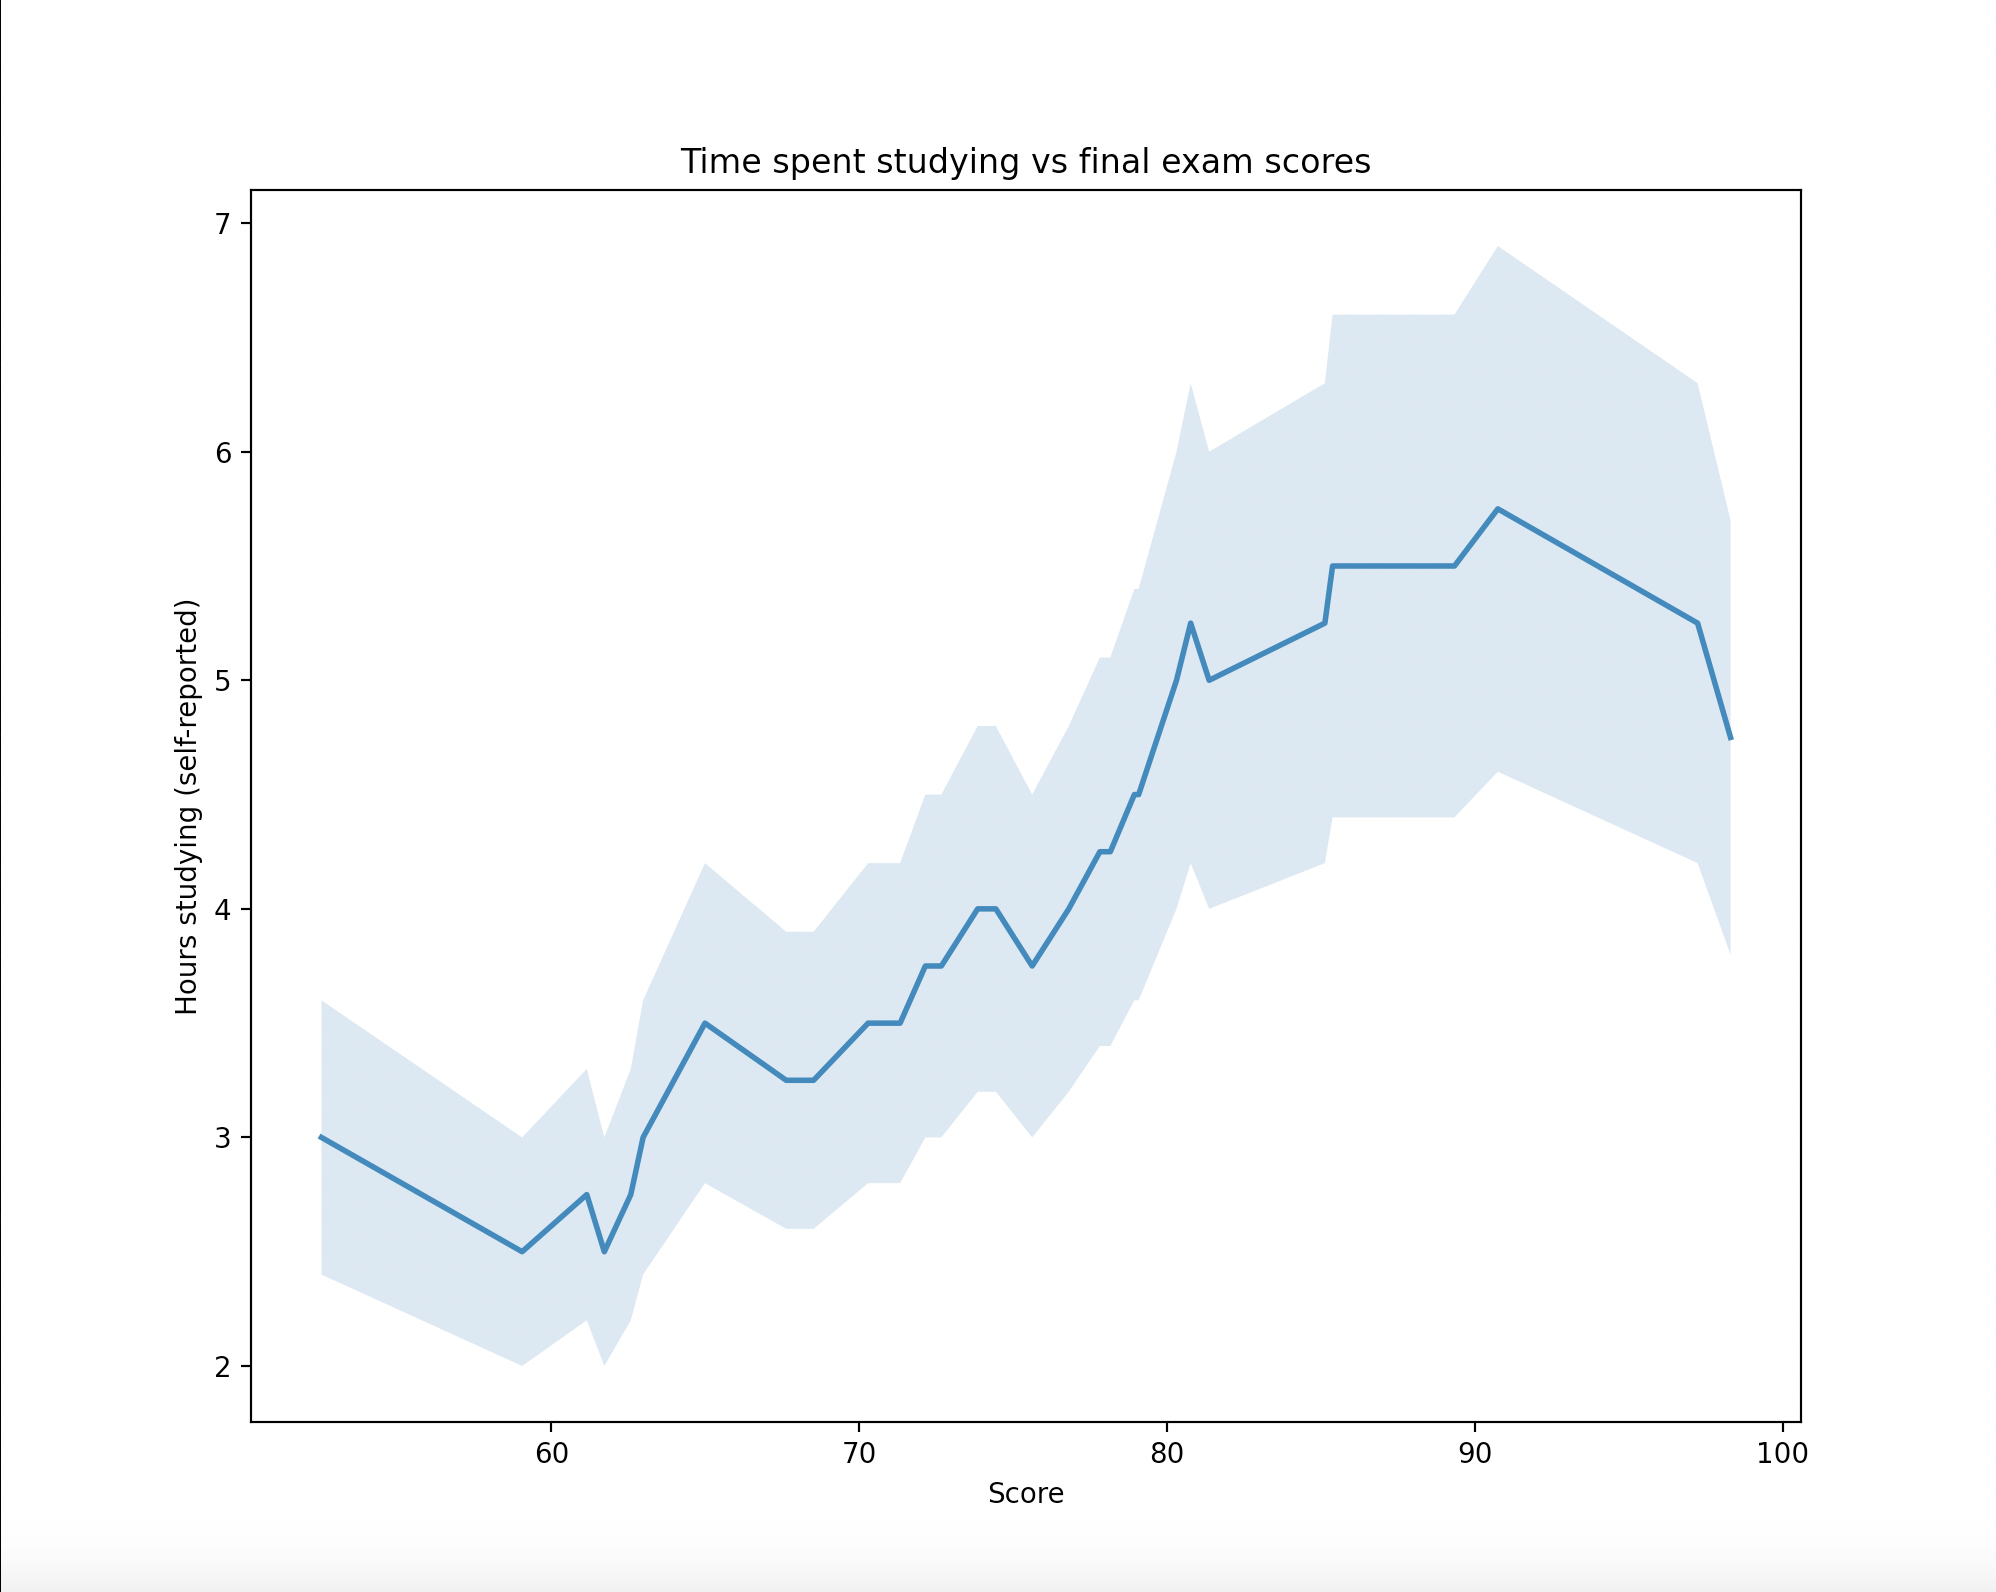

Python code for this plot:
from matplotlib import pyplot as plt

#Sample Data
hours_reported =[3, 2.5, 2.75, 2.5, 2.75, 3.0, 3.5, 3.25, 3.25,  3.5, 3.5, 3.75, 3.75,4, 4.0, 3.75,  4.0, 4.25, 4.25, 4.5, 4.5, 5.0, 5.25, 5, 5.25, 5.5, 5.5, 5.75, 5.25, 4.75]
exam_scores = [52.53, 59.05, 61.15, 61.72, 62.58, 62.98, 64.99, 67.63, 68.52, 70.29, 71.33, 72.15, 72.67, 73.85, 74.44, 75.62, 76.81, 77.82, 78.16, 78.94, 79.08, 80.31, 80.77, 81.37, 85.13, 85.38, 89.34, 90.75, 97.24, 98.31]

#Creating the figure
plt.figure(figsize=(10,8))

# Using list comprehensions to create the bounds to get the transparent error background
hours_lower_bound = [element - (element * 0.2) for element in hours_reported]
hours_upper_bound = [element + (element * 0.2) for element in hours_reported]

# Plot Graph
plt.plot(exam_scores, hours_reported, linewidth=2)

#Creating error background
plt.fill_between(exam_scores, hours_lower_bound, hours_upper_bound, alpha = 0.2)

plt.xlabel("Score")
plt.title("Time spent studying vs final exam scores")
plt.ylabel('Hours studying (self-reported)')
plt.show()
plt.savefig("my_line_graph.png")
